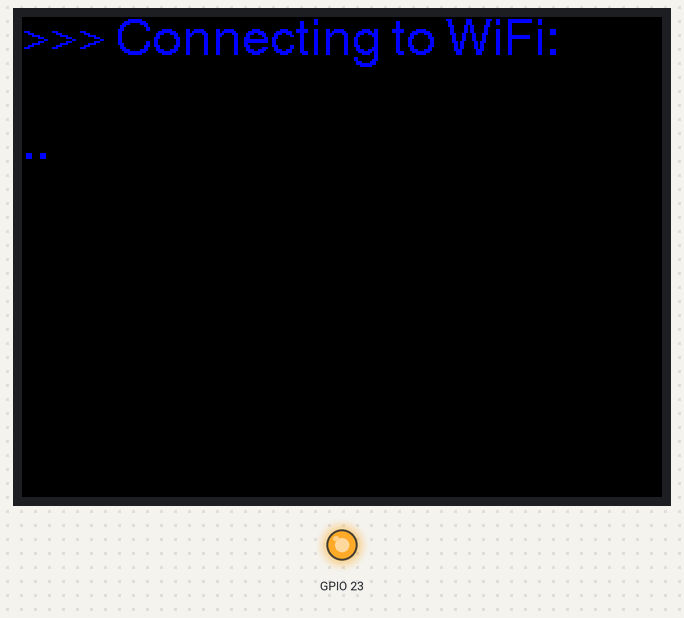
Bench run of a sketch on a simulated ESP32. Parts: 320×240 colour display, output pins drawn as LEDs (lit = HIGH). WiFi joins after 1.5 s; servers stay silent unless stated; network time is answered at once with the bench clock; the local clock reads 2024-03-15 10:24:30 at power-on unless the sketch sets it.

Above: at 1.4 s.
At 2.0 s:
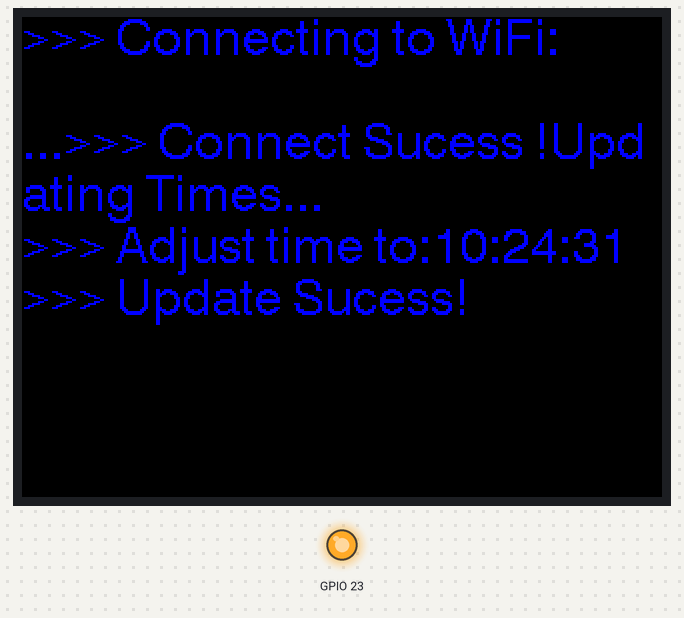
At 4.1 s:
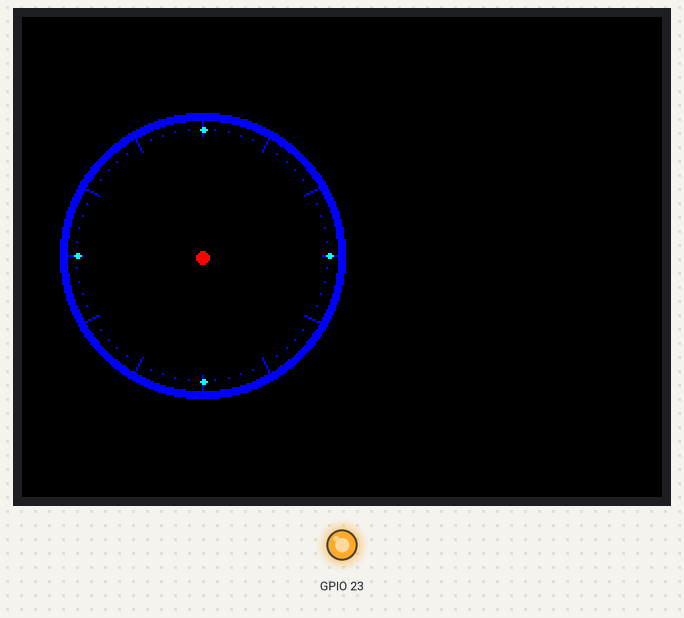
At 12.1 s:
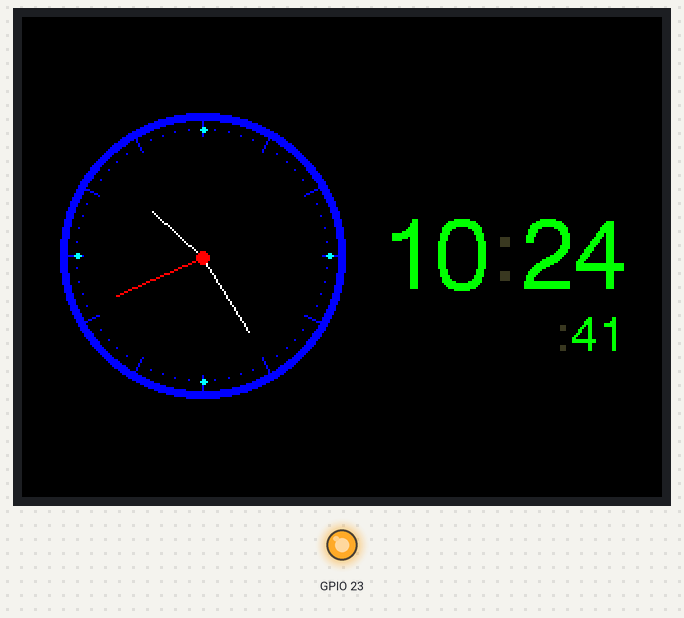
At 21.1 s:
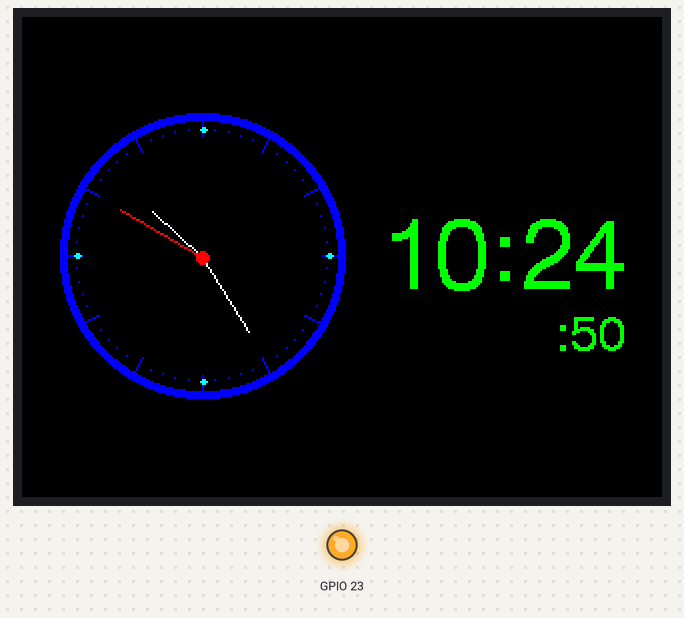
At 38.1 s:
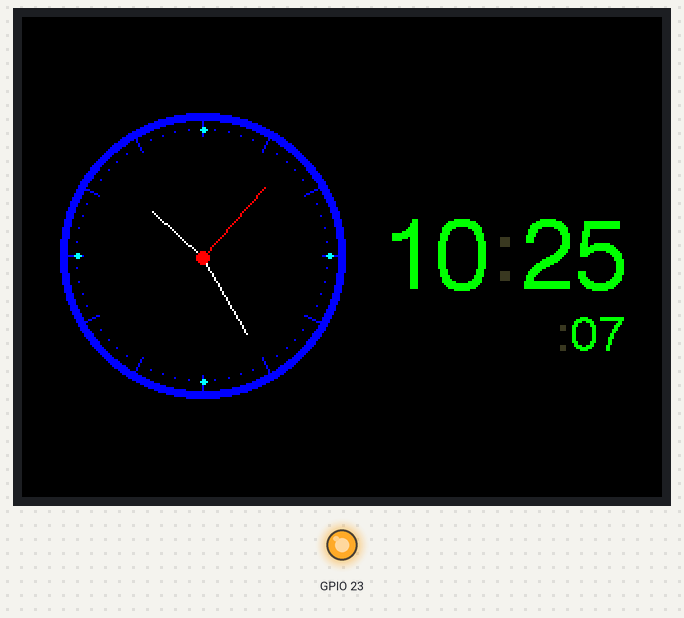

The sketch:

TFT_Clock.ino
```cpp
/*
  An example analogue clock using a TFT LCD screen to show the time
  use of some of the drawing commands with the ST7735 library.

  For a more accurate clock, it would be better to use the RTClib library.
  But this is just a demo.

  Uses compile time to set the time so a reset will start with the compile time again

  Gilchrist 6/2/2014 1.0
  Updated by Bodmer
*/

#include <TFT_eSPI.h> // Graphics and font library for ST7735 driver chip
#include <SPI.h>
#include <WiFi.h>
#include "font.h"
#include "RTClib.h"
#include <NTPClient.h>

RTC_DS1307 rtc;

TFT_eSPI tft = TFT_eSPI();  // Invoke library, pins defined in User_Setup.h
char daysOfTheWeek[7][12] = {"Sunday", "Monday", "Tuesday", "Wednesday", "Thursday", "Friday", "Saturday"};

#define TFT_GREY 0xBDF7

float sx = 0, sy = 1, mx = 1, my = 0, hx = -1, hy = 0;    // Saved H, M, S x & y multipliers
float sdeg = 0, mdeg = 0, hdeg = 0;
uint16_t osx = 90, osy = 119, omx = 90, omy = 119, ohx = 90, ohy = 119; // Saved H, M, S x & y coords
uint16_t x0 = 0, x1 = 0, yy0 = 0, yy1 = 0;
uint32_t targetTime = 0;                    // for next 1 second timeout


byte omm = 99, oss = 99;
byte xcolon = 0, xsecs = 0;
unsigned int colour = 0;

static uint8_t conv2d(const char* p) {
  uint8_t v = 0;
  if ('0' <= *p && *p <= '9')
    v = *p - '0';
  return 10 * v + *++p - '0';
}

uint8_t hh = conv2d(__TIME__), mm = conv2d(__TIME__ + 3), ss = conv2d(__TIME__ + 6); // Get H, M, S from compile time

WiFiUDP ntpUDP;
NTPClient timeClient(ntpUDP,"ntp.aliyun.com");
char* WIFI_SSID = "";
char* WIFI_PASSWD = "";

bool initial = 1;

void setup(void) {

  pinMode(23, OUTPUT);
  digitalWrite(23, HIGH);
  Serial.begin(115200);
  Wire.begin(21, 22);

  int rtc_ok = 0;

  delay(100);
  tft.init();
  tft.fillScreen(TFT_BLACK);
  tft.setRotation(1);
  tft.setCursor(0, 0, 4);
  tft.setTextColor(TFT_BLUE, TFT_BLACK);

  if (! rtc.begin()) {
    tft.setTextColor(0x39C4, TFT_BLACK);
    tft.print(">>> Couldn't find RTC,Try network Time");
    while (1) delay(10);
  }
  else{
    rtc_ok = 1;
  }

  tft.println(">>> Connecting to WiFi:");
  tft.println(WIFI_SSID);

  WiFi.begin(WIFI_SSID, WIFI_PASSWD);
  unsigned long timeout = millis();
  while (WiFi.status() != WL_CONNECTED) {
    delay(500);
    tft.print(".");
    if (millis() - timeout > 11451) {
      tft.println("");
      tft.println(">>> Connect Timeout !");
      while(1) delay(50);
    }
  }
  if((WiFi.status() == WL_CONNECTED)){
  tft.println(">>> Connect Sucess !Updating Times...");

  timeClient.begin();
  timeClient.setTimeOffset(28800);
  timeClient.update();

  int currentSec = timeClient.getSeconds();
  int currentMinute = timeClient.getMinutes();
  int currentHour = timeClient.getHours();
  tft.print(">>> Adjust time to:");
  tft.print(currentHour);
  tft.print(":");
  tft.print(currentMinute);
  tft.print(":");
  tft.println(currentSec);
  if(rtc_ok){
      rtc.adjust(DateTime(2014, 1, 21, currentHour, currentMinute, currentSec));
      tft.print(">>> Update Sucess!");
  }
  timeClient.end();
  WiFi.disconnect(true);//断开wifi网络
  WiFi.mode(WIFI_OFF);//关闭网络

  }

  delay(2000);

//  if (! rtc.isrunning()) {
//    Serial.println("RTC is NOT running, let's set the time!");
//    rtc.adjust(DateTime(F(__DATE__), F(__TIME__)));
//    // This line sets the RTC with an explicit date & time, for example to set
//    // January 21, 2014 at 3am you would call:
//    // rtc.adjust(DateTime(2014, 1, 21, 3, 0, 0));
//  }


  DateTime now = rtc.now();
  hh = now.hour();
  mm = now.minute();
  ss = now.second();


  tft.setRotation(1);
  tft.fillScreen(TFT_BLACK);
  tft.setTextColor(TFT_GREEN, TFT_BLACK);  // Adding a black background colour erases previous text automatically

  // Draw clock face
  tft.fillCircle(90, 119, 71, TFT_BLUE);
  tft.fillCircle(90, 119, 67, TFT_BLACK);

  // Draw 12 lines
  for (int i = 0; i < 360; i += 30) {
    sx = cos((i - 90) * 0.0174532925);
    sy = sin((i - 90) * 0.0174532925);
    x0 = sx * 67 + 90;
    yy0 = sy * 67 + 119;
    x1 = sx * 60 + 90;
    yy1 = sy * 60 + 119;

    tft.drawLine(x0, yy0, x1, yy1, TFT_BLUE);
  }

  // Draw 60 dots
  for (int i = 0; i < 360; i += 6) {
    sx = cos((i - 90) * 0.0174532925);
    sy = sin((i - 90) * 0.0174532925);
    x0 = sx * 63 + 90;
    yy0 = sy * 63 + 119;

    tft.drawPixel(x0, yy0, TFT_BLUE);
    if (i == 0 || i == 180) tft.fillCircle(x0, yy0, 1, TFT_CYAN);
    if (i == 0 || i == 180) tft.fillCircle(x0 + 1, yy0, 1, TFT_CYAN);
    if (i == 90 || i == 270) tft.fillCircle(x0, yy0, 1, TFT_CYAN);
    if (i == 90 || i == 270) tft.fillCircle(x0 + 1, yy0, 1, TFT_CYAN);
  }

  tft.fillCircle(90, 120, 3, TFT_RED);

  // Draw text at position 119,125 using fonts 4
  // Only font numbers 2,4,6,7 are valid. Font 6 only contains characters [space] 0 1 2 3 4 5 6 7 8 9 : . a p m
  // Font 7 is a 7 segment font and only contains characters [space] 0 1 2 3 4 5 6 7 8 9 : .

  targetTime = millis() + 1000;
  //String test2 = "时间"; // Unicodes 0x4EDD, 0x5000
  //tft.loadFont(font123);
  //tft.drawCentreString(test2,64,130,1);
}

void print_test() {
  DateTime now = rtc.now();

  Serial.print(now.year(), DEC);
  Serial.print('/');
  Serial.print(now.month(), DEC);
  Serial.print('/');
  Serial.print(now.day(), DEC);
  Serial.print(" (");
  Serial.print(daysOfTheWeek[now.dayOfTheWeek()]);
  Serial.print(") ");
  Serial.print(now.hour(), DEC);
  Serial.print(':');
  Serial.print(now.minute(), DEC);
  Serial.print(':');
  Serial.print(now.second(), DEC);
  Serial.println();

  Serial.print(" since midnight 1/1/1970 = ");
  Serial.print(now.unixtime());
  Serial.print("s = ");
  Serial.print(now.unixtime() / 86400L);
  Serial.println("d");

  // calculate a date which is 7 days, 12 hours, 30 minutes, and 6 seconds into the future
  DateTime future (now + TimeSpan(7, 12, 30, 6));

  Serial.print(" now + 7d + 12h + 30m + 6s: ");
  Serial.print(future.year(), DEC);
  Serial.print('/');
  Serial.print(future.month(), DEC);
  Serial.print('/');
  Serial.print(future.day(), DEC);
  Serial.print(' ');
  Serial.print(future.hour(), DEC);
  Serial.print(':');
  Serial.print(future.minute(), DEC);
  Serial.print(':');
  Serial.print(future.second(), DEC);
  Serial.println();

  Serial.println();
}

void loop() {
  if (targetTime < millis()) {
    targetTime = millis() + 1000;
    ss++;              // Advance second
    if (ss == 60) {
      ss = 0;
      mm++;            // Advance minute
      if (mm > 59) {
        mm = 0;
        hh++;          // Advance hour
        if (hh > 23) {
          hh = 0;
        }
      }
    }


    // Update digital time
    int xpos = 180;
    int ypos = 100; // Top left corner ot clock text, about half way down
    int ysecs = ypos;

    if (omm != mm) { // Redraw hours and minutes time every minute
      omm = mm;
      // Draw hours and minutes
      if (hh < 10) xpos += tft.drawChar('0', xpos, ypos, 6); // Add hours leading zero for 24 hr clock
      xpos += tft.drawNumber(hh, xpos, ypos, 6);             // Draw hours
      xcolon = xpos; // Save colon coord for later to flash on/off later
      xpos += tft.drawChar(':', xpos, ypos, 6);
      if (mm < 10) xpos += tft.drawChar('0', xpos, ypos, 6); // Add minutes leading zero
      xpos += tft.drawNumber(mm, xpos, ypos, 6);             // Draw minutes
      xsecs = xpos; // Sae seconds 'x' position for later display updates
    }
    if (oss != ss) { // Redraw seconds time every second
      oss = ss;
      xpos = xsecs;

      if (ss % 2) { // Flash the colons on/off
        tft.setTextColor(0x39C4, TFT_BLACK);        // Set colour to grey to dim colon
        tft.drawChar(':', xcolon, ypos, 6);     // Hour:minute colon
        xpos += tft.drawChar(':', xsecs + 220, ysecs + 48, 4); // Seconds colon
        tft.setTextColor(TFT_GREEN, TFT_BLACK);    // Set colour back to yellow
      }
      else {
        tft.drawChar(':', xcolon, ypos, 6);     // Hour:minute colon
        xpos += tft.drawChar(':', xsecs + 220, ysecs + 48, 4); // Seconds colon
      }

      //Draw seconds
      if (ss < 10) xpos += tft.drawChar('0', xpos + 220, ysecs + 48, 4); // Add leading zero
      tft.drawNumber(ss, xpos + 220, ysecs + 48, 4);                 // Draw seconds
    }

    // Pre-compute hand degrees, x & y coords for a fast screen update
    sdeg = ss * 6;                // 0-59 -> 0-354
    mdeg = mm * 6 + sdeg * 0.01666667; // 0-59 -> 0-360 - includes seconds
    hdeg = hh * 30 + mdeg * 0.0833333; // 0-11 -> 0-360 - includes minutes and seconds
    hx = cos((hdeg - 90) * 0.0174532925);
    hy = sin((hdeg - 90) * 0.0174532925);
    mx = cos((mdeg - 90) * 0.0174532925);
    my = sin((mdeg - 90) * 0.0174532925);
    sx = cos((sdeg - 90) * 0.0174532925);
    sy = sin((sdeg - 90) * 0.0174532925);

    if (ss == 0 || initial) {
      initial = 0;
      // Erase hour and minute hand positions every minute
      tft.drawLine(ohx, ohy, 90, 120, TFT_BLACK);
      ohx = hx * 33 + 90;
      ohy = hy * 33 + 120;
      tft.drawLine(omx, omy, 90, 120, TFT_BLACK);
      omx = mx * 44 + 90;
      omy = my * 44 + 120;
    }

    // Redraw new hand positions, hour and minute hands not erased here to avoid flicker
    tft.drawLine(osx, osy, 90, 120, TFT_BLACK);
    tft.drawLine(ohx, ohy, 90, 120, TFT_WHITE);
    tft.drawLine(omx, omy, 90, 120, TFT_WHITE);
    osx = sx * 47 + 90;
    osy = sy * 47 + 120;
    tft.drawLine(osx, osy, 90, 120, TFT_RED);

    tft.fillCircle(90, 120, 3, TFT_RED);
    //print_test();
  }
}
```

Source omitted: font.h (data table, 221136 bytes)

Measured:
- what the display in image 0 shows lasts 0.6 s, from 1.3 s to 1.9 s
- what the display in image 1 shows lasts 2.1 s, from 1.9 s to 4.0 s
- what the display in image 2 shows lasts 1.0 s, from 4.0 s to 5.0 s
